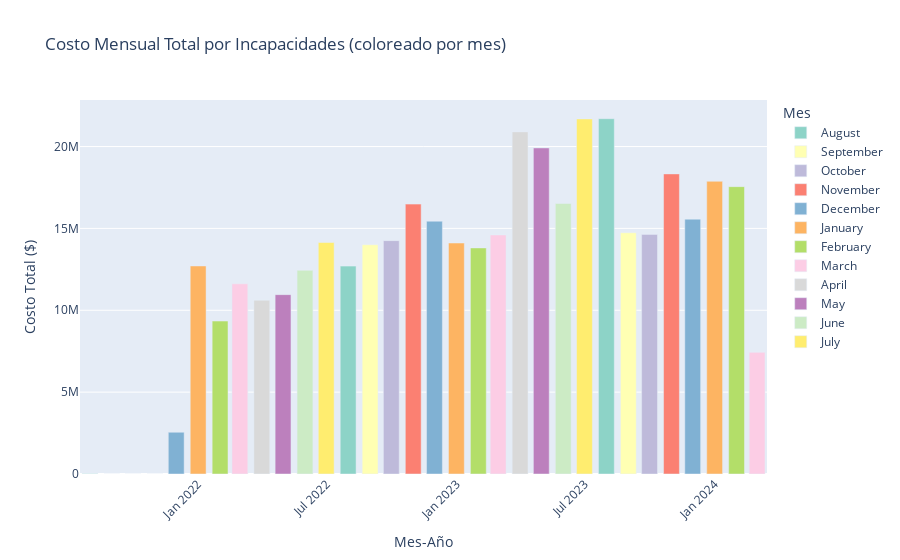

Notebook code for this chart:
### Code cell
historico_costo_df, fig_costo = data_eda.obtener_historico_costo_y_grafica(df)

# Visualizar en notebook
fig_costo.show()

# O imprimir tabla
print(historico_costo_df.head())

### Figure 1 — Plotly figure (JSON) as saved in the notebook; plotly's stock layout.template omitted (floating-point values rounded to 4 significant figures)
{"data": [{"hovertemplate": "Mes=August<br>Mes-Año=%{x}<br>Costo Total ($)=%{y}<extra></extra>", "legendgroup": "August", "marker": {"color": "rgb(141,211,199)", "pattern": {"shape": ""}}, "name": "August", "orientation": "v", "showlegend": true, "textposition": "auto", "type": "bar", "x": ["2021-08", "2022-08", "2023-08"], "xaxis": "x", "y": [21330.0, 12700000.0, 21700000.0], "yaxis": "y"}, {"hovertemplate": "Mes=September<br>Mes-Año=%{x}<br>Costo Total ($)=%{y}<extra></extra>", "legendgroup": "September", "marker": {"color": "rgb(255,255,179)", "pattern": {"shape": ""}}, "name": "September", "orientation": "v", "showlegend": true, "textposition": "auto", "type": "bar", "x": ["2021-09", "2022-09", "2023-09"], "xaxis": "x", "y": [0.0, 14000000.0, 14740000.0], "yaxis": "y"}, {"hovertemplate": "Mes=October<br>Mes-Año=%{x}<br>Costo Total ($)=%{y}<extra></extra>", "legendgroup": "October", "marker": {"color": "rgb(190,186,218)", "pattern": {"shape": ""}}, "name": "October", "orientation": "v", "showlegend": true, "textposition": "auto", "type": "bar", "x": ["2021-10", "2022-10", "2023-10"], "xaxis": "x", "y": [0.0, 14250000.0, 14630000.0], "yaxis": "y"}, {"hovertemplate": "Mes=November<br>Mes-Año=%{x}<br>Costo Total ($)=%{y}<extra></extra>", "legendgroup": "November", "marker": {"color": "rgb(251,128,114)", "pattern": {"shape": ""}}, "name": "November", "orientation": "v", "showlegend": true, "textposition": "auto", "type": "bar", "x": ["2021-11", "2022-11", "2023-11"], "xaxis": "x", "y": [0.0, 16480000.0, 18330000.0], "yaxis": "y"}, {"hovertemplate": "Mes=December<br>Mes-Año=%{x}<br>Costo Total ($)=%{y}<extra></extra>", "legendgroup": "December", "marker": {"color": "rgb(128,177,211)", "pattern": {"shape": ""}}, "name": "December", "orientation": "v", "showlegend": true, "textposition": "auto", "type": "bar", "x": ["2021-12", "2022-12", "2023-12"], "xaxis": "x", "y": [2550000.0, 15440000.0, 15570000.0], "yaxis": "y"}, {"hovertemplate": "Mes=January<br>Mes-Año=%{x}<br>Costo Total ($)=%{y}<extra></extra>", "legendgroup": "January", "marker": {"color": "rgb(253,180,98)", "pattern": {"shape": ""}}, "name": "January", "orientation": "v", "showlegend": true, "textposition": "auto", "type": "bar", "x": ["2022-01", "2023-01", "2024-01"], "xaxis": "x", "y": [12710000.0, 14110000.0, 17880000.0], "yaxis": "y"}, {"hovertemplate": "Mes=February<br>Mes-Año=%{x}<br>Costo Total ($)=%{y}<extra></extra>", "legendgroup": "February", "marker": {"color": "rgb(179,222,105)", "pattern": {"shape": ""}}, "name": "February", "orientation": "v", "showlegend": true, "textposition": "auto", "type": "bar", "x": ["2022-02", "2023-02", "2024-02"], "xaxis": "x", "y": [9341000.0, 13810000.0, 17550000.0], "yaxis": "y"}, {"hovertemplate": "Mes=March<br>Mes-Año=%{x}<br>Costo Total ($)=%{y}<extra></extra>", "legendgroup": "March", "marker": {"color": "rgb(252,205,229)", "pattern": {"shape": ""}}, "name": "March", "orientation": "v", "showlegend": true, "textposition": "auto", "type": "bar", "x": ["2022-03", "2023-03", "2024-03"], "xaxis": "x", "y": [11620000.0, 14600000.0, 7429000.0], "yaxis": "y"}, {"hovertemplate": "Mes=April<br>Mes-Año=%{x}<br>Costo Total ($)=%{y}<extra></extra>", "legendgroup": "April", "marker": {"color": "rgb(217,217,217)", "pattern": {"shape": ""}}, "name": "April", "orientation": "v", "showlegend": true, "textposition": "auto", "type": "bar", "x": ["2022-04", "2023-04"], "xaxis": "x", "y": [10610000.0, 20890000.0], "yaxis": "y"}, {"hovertemplate": "Mes=May<br>Mes-Año=%{x}<br>Costo Total ($)=%{y}<extra></extra>", "legendgroup": "May", "marker": {"color": "rgb(188,128,189)", "pattern": {"shape": ""}}, "name": "May", "orientation": "v", "showlegend": true, "textposition": "auto", "type": "bar", "x": ["2022-05", "2023-05"], "xaxis": "x", "y": [10960000.0, 19920000.0], "yaxis": "y"}, {"hovertemplate": "Mes=June<br>Mes-Año=%{x}<br>Costo Total ($)=%{y}<extra></extra>", "legendgroup": "June", "marker": {"color": "rgb(204,235,197)", "pattern": {"shape": ""}}, "name": "June", "orientation": "v", "showlegend": true, "textposition": "auto", "type": "bar", "x": ["2022-06", "2023-06"], "xaxis": "x", "y": [12440000.0, 16520000.0], "yaxis": "y"}, {"hovertemplate": "Mes=July<br>Mes-Año=%{x}<br>Costo Total ($)=%{y}<extra></extra>", "legendgroup": "July", "marker": {"color": "rgb(255,237,111)", "pattern": {"shape": ""}}, "name": "July", "orientation": "v", "showlegend": true, "textposition": "auto", "type": "bar", "x": ["2022-07", "2023-07"], "xaxis": "x", "y": [14140000.0, 21690000.0], "yaxis": "y"}], "layout": {"barmode": "relative", "legend": {"title": {"text": "Mes"}, "tracegroupgap": 0}, "title": {"text": "Costo Mensual Total por Incapacidades (coloreado por mes)"}, "xaxis": {"anchor": "y", "domain": [0, 1], "tickangle": -45, "title": {"text": "Mes-Año"}}, "yaxis": {"anchor": "x", "domain": [0, 1], "title": {"text": "Costo Total ($)"}}}}
